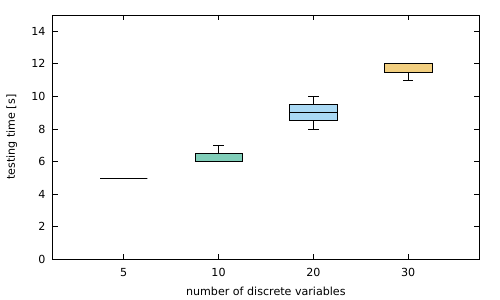

Recreate this plot in gnuplot.
set term pdf
set output 'discrete_variables_testing_time.pdf'

set style fill solid 0.5 border -1
set style boxplot outliers pointtype 7
set style data boxplot
set xtics ('5' 1, '10' 2, '20' 3, '30' 4)
set xlabel 'number of discrete variables'
set ylabel 'testing time [s]'
set yrange [0:15]
plot for [i=1:4] 'discrete_variables_testing_time.csv' using (i):i notitle
